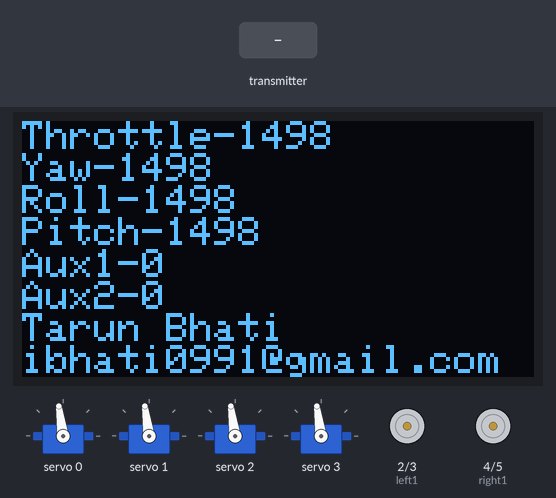
Recording of a sketch running on a simulated Arduino Uno, built with avr-gcc and run on an emulated ATmega328P. Shown: 128×64 one-colour display, 4 × servo, motor-driver pin pairs drawn as motors (green arrow = first pin HIGH = forward, orange = second pin HIGH = backward, longer = more drive). The inputs (shaded band) are chosen by the test bench. The display library's start-up logo is not drawn; no radio packets arrive unless stated.

Above: at 3.2 s.
3.3 s: the transmitter starts sending throttle = 0
At 3.7 s:
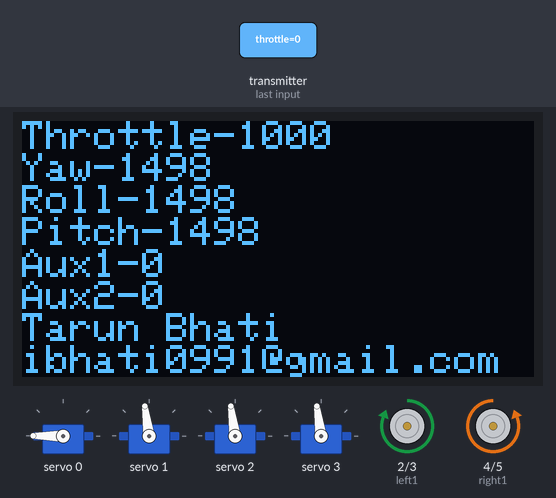
4.8 s: the transmitter starts sending pitch = 0
At 6.0 s:
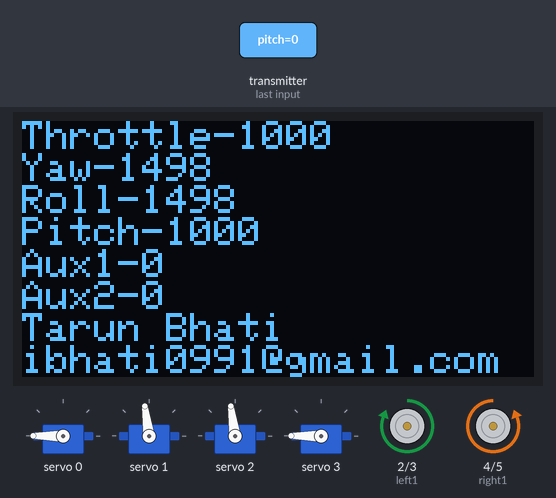
6.3 s: the transmitter starts sending roll = 0
At 7.1 s:
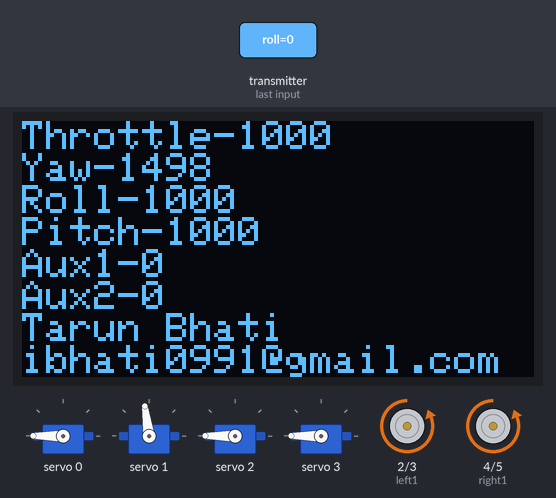
7.8 s: the transmitter starts sending yaw = 0
At 8.2 s:
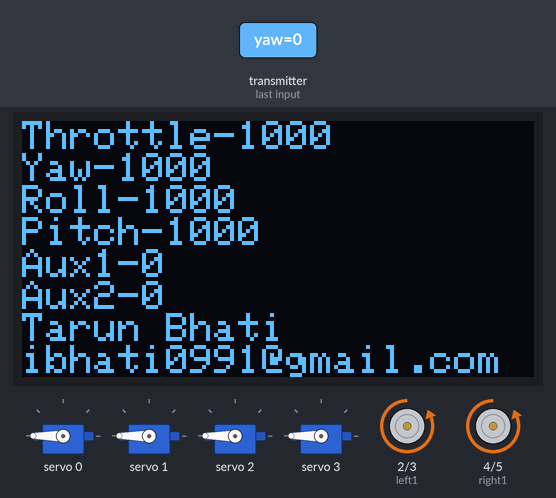
9.3 s: the transmitter starts sending throttle = 64
At 10.5 s:
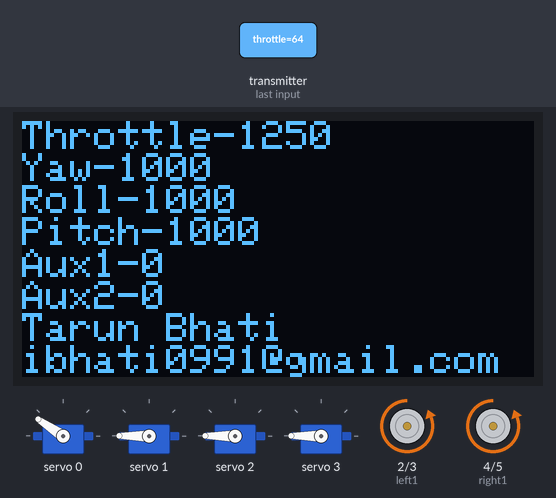
10.8 s: the transmitter starts sending pitch = 64
At 11.7 s:
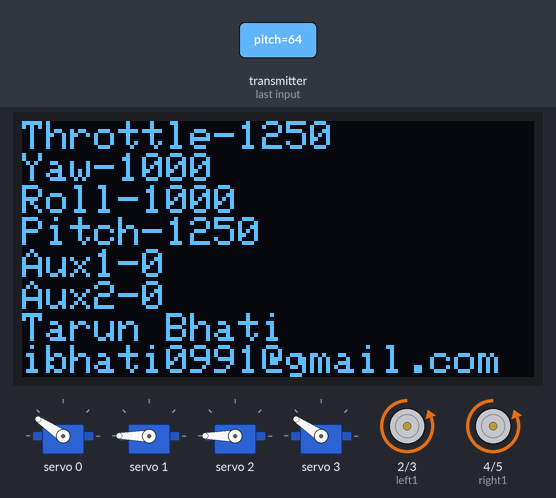
Timing chart, 0 to 13.3 s (numbered marks = the images above; inputs shaded):
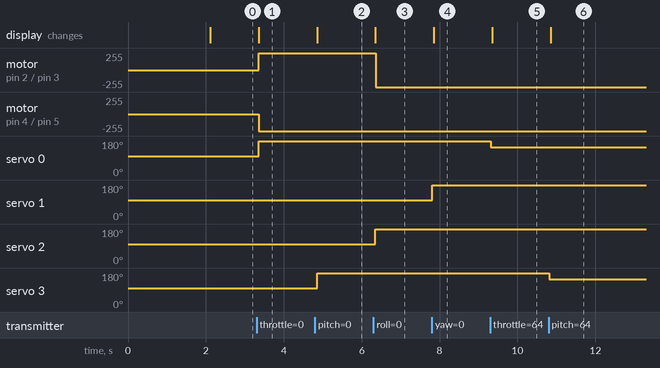

The sketch:

receiver.ino
```cpp
#include <SPI.h>
#include <nRF24L01.h>
#include <RF24.h>
#include <Servo.h>
// for display
#include <Wire.h>
#include <Adafruit_GFX.h>
#include <Adafruit_SSD1306.h>

#define SCREEN_WIDTH 128    // OLED display width, in pixels
#define SCREEN_HEIGHT 64    // OLED display height, in pixels
#define OLED_RESET -1       // Reset pin # (or -1 if sharing Arduino reset pin)
#define SCREEN_ADDRESS 0x3C ///< See datasheet for Address; 0x3D for 128x64, 0x3C for 128x32
Adafruit_SSD1306 display(SCREEN_WIDTH, SCREEN_HEIGHT, &Wire, OLED_RESET);

// for pcda9685 module
#include <HCPCA9685.h>
#define I2CAdd 0x40
/* Create an instance of the library */
HCPCA9685 HCPCA9685(I2CAdd);

#define left1 2
#define left2 3
#define right1 4
#define right2 5

int roll = 0;
int pitch = 0;
int throttle = 0;
int yaw = 0;
int aux1 = 0;
int aux2 = 0;

Servo ch1;
Servo ch2;
Servo ch3;
Servo ch4;

struct Signal
{
  byte throttle;
  byte pitch;
  byte roll;
  byte yaw;
  byte aux1;
  byte aux2;
};
Signal data;

RF24 radio(9, 10);
const byte address[6] = "00001";
void ResetData()
{
  // Define the inicial value of each data input.
  // The middle position for Potenciometers. (254/2=127)
  data.roll = 127;
  data.pitch = 127;
  data.throttle = 127;
  data.yaw = 127;
  data.aux1 = 0;
  data.aux2 = 0;
}
void setup()
{
  Serial.begin(9600);
  // DC motor driver
  pinMode(left1, OUTPUT);
  pinMode(left2, OUTPUT);
  pinMode(right1, OUTPUT);
  pinMode(right2, OUTPUT);

  // Set the pins for each PWM signal
  // ch1.attach(2);
  // ch2.attach(3);
  // ch3.attach(4);
  // ch4.attach(5);
  // Configure the NRF24 module
  ResetData();
  radio.begin();
  radio.openReadingPipe(0, address);
  radio.startListening(); // start the radio comunication for receiver

  // SSD1306_SWITCHCAPVCC = generate display voltage from 3.3V internally
  if (!display.begin(SSD1306_SWITCHCAPVCC, SCREEN_ADDRESS))
  {
    Serial.println(F("SSD1306 allocation failed"));
    for (;;)
      ; // Don't proceed, loop forever
  }

  // Show initial display buffer contents on the screen --
  // the library initializes this with an Adafruit splash screen.
  display.display();
  delay(2000); // Pause for 2 seconds

  /* Initialise the library and set it to 'servo mode' */
  HCPCA9685.Init(SERVO_MODE);

  /* Wake the device up */
  HCPCA9685.Sleep(false);
}

unsigned long lastRecvTime = 0;
void recvData()
{
  if (radio.available())
  {
    radio.read(&data, sizeof(Signal));
    lastRecvTime = millis(); // receive the data | data alınıyor
  }
}

void loop()
{
  recvData();

  unsigned long now = millis();
  if (now - lastRecvTime > 1000)
  {
    ResetData(); // Signal lost.. Reset data
  }

  yaw = map(data.yaw, 0, 255, 1000, 2000);
  pitch = map(data.pitch, 0, 255, 1000, 2000);
  throttle = map(data.throttle, 0, 255, 1000, 2000);
  roll = map(data.roll, 0, 255, 1000, 2000);
  aux1 = data.aux1;
  aux2 = data.aux2;

  HCPCA9685.Servo(0, map(data.throttle, 0, 255, 420, 10));
  HCPCA9685.Servo(1, map(data.yaw, 0, 255, 420, 10));
  HCPCA9685.Servo(2, map(data.roll, 0, 255, 420, 10));
  HCPCA9685.Servo(3, map(data.pitch, 0, 255, 420, 10));
  // Write the PWM signal
  // ch1.writeMicroseconds(roll);
  // ch2.writeMicroseconds(pitch);
  // ch3.writeMicroseconds(throttle);
  // ch4.writeMicroseconds(yaw);

  digitalWrite(6, aux1);
  digitalWrite(7, aux2);
  // print stuff on lcd
  printtext();
  // car function
  driveCar();
}

void driveCar(void)
{
  //reset forward backward to zero
  if (throttle < 1700 && throttle > 1300)
  {
    digitalWrite(left1, LOW);
    digitalWrite(left2, LOW);
    digitalWrite(right1, LOW);
    digitalWrite(right2, LOW);
  }else
  if (throttle > 1700)
  {
    digitalWrite(left1, LOW);
    digitalWrite(left2, HIGH);
    digitalWrite(right1, HIGH);
    digitalWrite(right2, LOW);
  }else
   if (throttle < 1300)
  {
    digitalWrite(left1, HIGH);
    digitalWrite(left2, LOW);
    digitalWrite(right1, LOW);
    digitalWrite(right2, HIGH);
  }

  if (roll > 1700)
  {
    digitalWrite(left1, HIGH);
    digitalWrite(left2, LOW);
    digitalWrite(right1, HIGH);
    digitalWrite(right2, LOW);
  }else
  if (roll < 1300)
  {
    digitalWrite(left1, LOW);
    digitalWrite(left2, HIGH);
    digitalWrite(right1, LOW);
    digitalWrite(right2, HIGH);
  }
}

void printtext(void)
{
  display.clearDisplay();
  display.setTextSize(1.2); // Draw 2X-scale text
  display.setTextColor(SSD1306_WHITE);
  display.setCursor(0, 0);
  display.println("Throttle-" + String(throttle));
  display.println("Yaw-" + String(yaw));
  display.println("Roll-" + String(roll));
  display.println("Pitch-" + String(pitch));
  display.println("Aux1-" + String(aux1));
  display.println("Aux2-" + String(aux2));
  display.println("Tarun Bhati");
  display.println("ibhati0991@gmail.com");
  display.display();
}
```

Measured:
- after the input at 3.3 s, motor on pin 2 (left1) / pin 3 (left2): stopped → forward 255/255 after 0.06 s; motor on pin 4 (right1) / pin 5 (right2): stopped → backward 255/255 after 0.06 s; servo 0: 98° → 180° after 0.06 s; the display: changes after 0.06 s (image 1)
- after the input at 4.8 s, servo 3: 98° → 180° after 0.06 s; the display: changes after 0.06 s (image 2)
- after the input at 6.3 s, motor on pin 2 (left1) / pin 3 (left2): forward 255/255 → backward 255/255 after 0.05 s; servo 2: 98° → 180° after 0.05 s; the display: changes after 0.05 s (image 3)
- after the input at 7.8 s, servo 1: 98° → 180° at once; the display: changes after 0.05 s (image 4)
- after the input at 9.3 s, servo 0: 180° → 146° at once; the display: changes after 0.06 s (image 5)
- after the input at 10.8 s, servo 3: 180° → 146° at once; the display: changes after 0.06 s (image 6)
